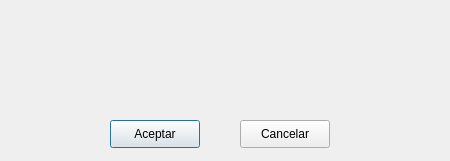
<?xml version="1.0" encoding="UTF-8"?>
<ui version="4.0">
 <class>alerta</class>
 <widget class="QDialog" name="alerta">
  <property name="geometry">
   <rect>
    <x>0</x>
    <y>0</y>
    <width>450</width>
    <height>161</height>
   </rect>
  </property>
  <property name="windowTitle">
   <string>Confirmación</string>
  </property>
  <widget class="QLabel" name="label">
   <property name="geometry">
    <rect>
     <x>30</x>
     <y>20</y>
     <width>391</width>
     <height>71</height>
    </rect>
   </property>
   <property name="text">
    <string/>
   </property>
  </widget>
  <widget class="QPushButton" name="pushButton">
   <property name="geometry">
    <rect>
     <x>110</x>
     <y>120</y>
     <width>90</width>
     <height>28</height>
    </rect>
   </property>
   <property name="text">
    <string>Aceptar</string>
   </property>
  </widget>
  <widget class="QPushButton" name="pushButton_2">
   <property name="geometry">
    <rect>
     <x>240</x>
     <y>120</y>
     <width>90</width>
     <height>28</height>
    </rect>
   </property>
   <property name="text">
    <string>Cancelar</string>
   </property>
  </widget>
 </widget>
 <resources/>
 <connections/>
</ui>
